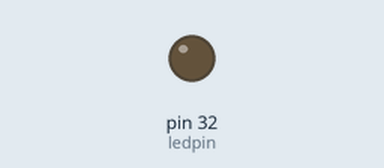
This program was run on a simulated Raspberry Pi (header pin numbers). Parts: output pins drawn as LEDs (lit = HIGH).

Above: at 0.05 s.
At 1.85 s:
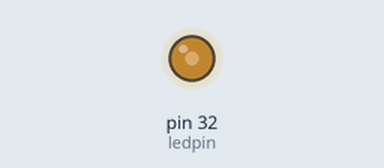
At 3.7 s:
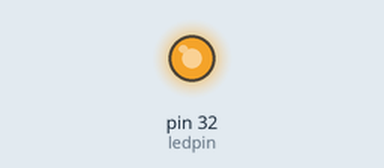
At 7.4 s:
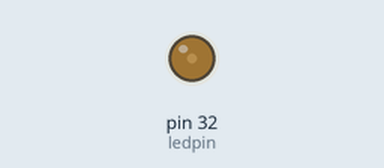
Timing chart, 0 to 10.4 s (numbered marks = the images above):
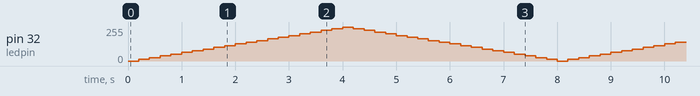

The program:

Fade_In_Out_PWM.py
```python
# LED Fade In and Fade Out using PWM

import RPi.GPIO as GPIO # Module to control the GPIO on a Raspberry Pi
import time # Provides various time-related functions
GPIO.setwarnings(False) # Disable warnings

ledpin = 32
GPIO.setmode(GPIO.BOARD) # Physical pin number numbering scheme is followed
GPIO.setup(ledpin, GPIO.OUT) # Selected pin is configured as output

dimmer = GPIO.PWM(ledpin, 50) # Pin number, frequency in Hz
dimmer.start(0) # Start PWM signal generation with 0% duty cycle
try:
    while(True):

        for i in range(0, 100, 5): # Increase duty cycle from 0 to 100
            dimmer.ChangeDutyCycle(i) # Change duty cycle
            time.sleep(0.2) # Suspend execution for a given number of seconds

        for i in range(100, 0, -5): # Decrease duty cycle from 100 to 0
            dimmer.ChangeDutyCycle(i) # Change duty cycle
            time.sleep(0.2) # Suspend execution for a given number of seconds

except KeyboardInterrupt: # Exception Handling
    dimmer.stop() # Turn PWM OFF
    GPIO.cleanup() # Resets GPIO pins
    
```
